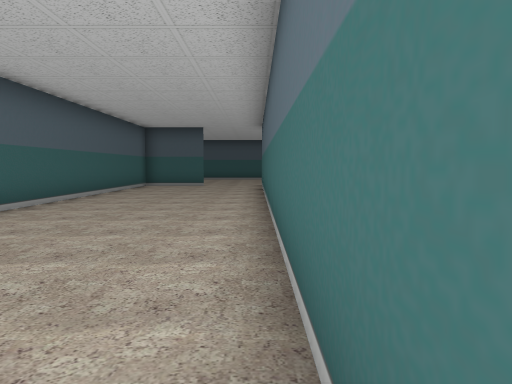
View 1 (above)

16 first-person views from a walk through a Unity game level. The camera is 1.5 m above the floor, tilts 4° down and sees 70° across. Doors are open. The floor is counted in squares, 1.8 m on a side. Each view is taken from the middle of a square. On the plan, view 1 faces up. The plan holds only what a view shows up to about 12 squares ahead; the rest is blank. The place goes on beyond the plan. The player is left out.

View 2
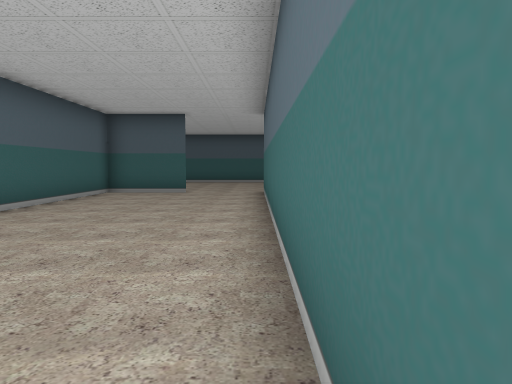

View 3
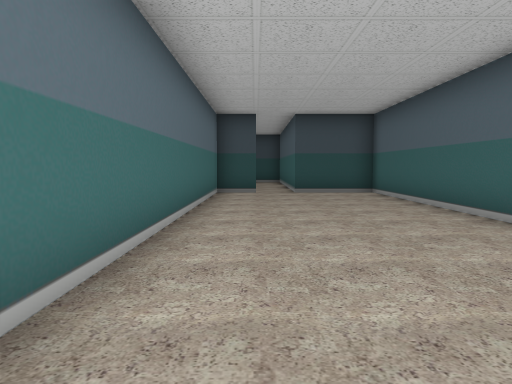

View 4
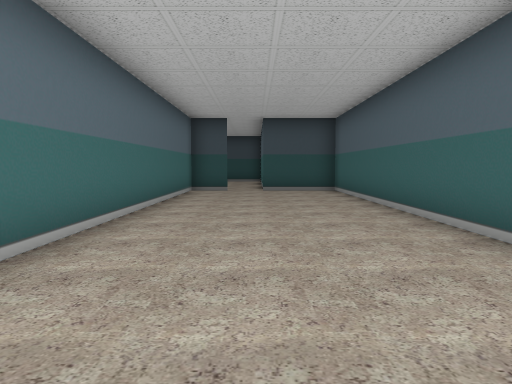

View 5
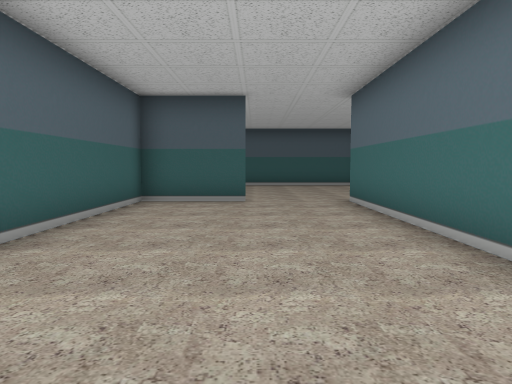

View 6
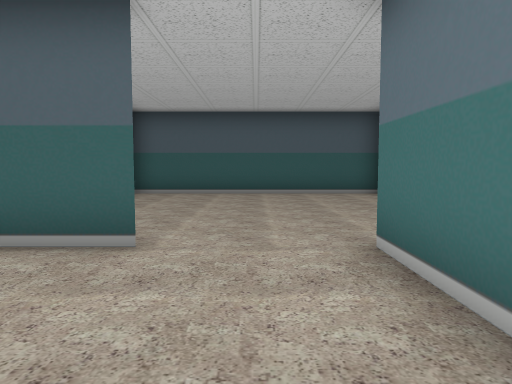

View 7
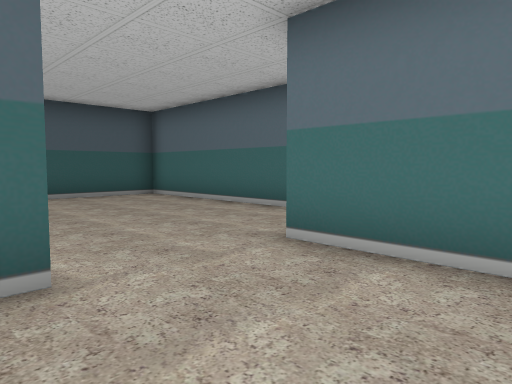

View 8
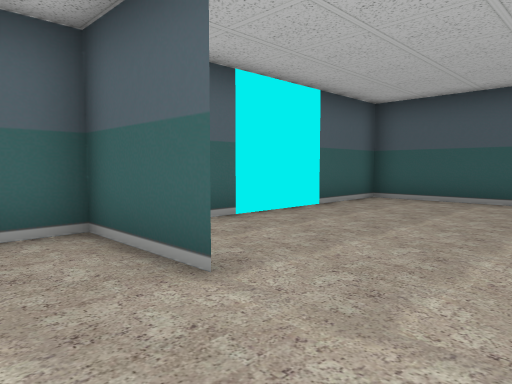

View 9
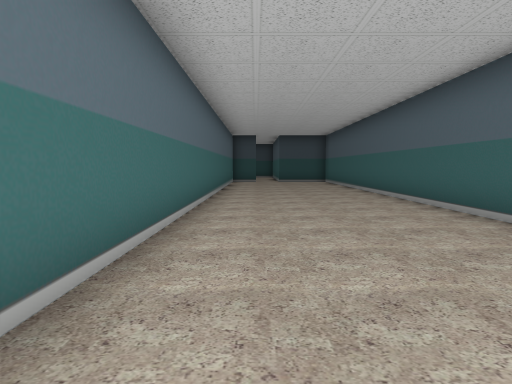

View 10
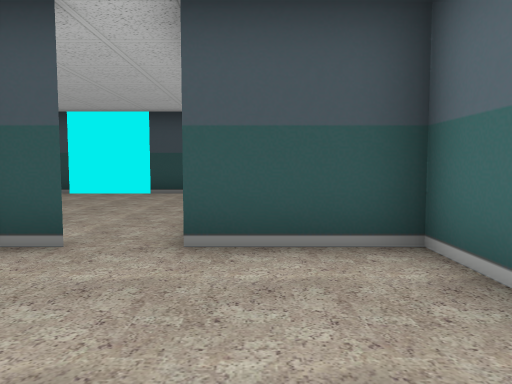

View 11
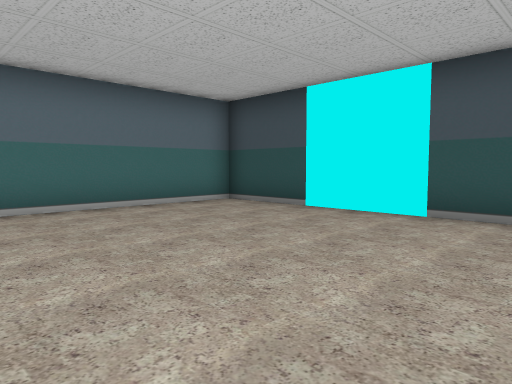

View 12
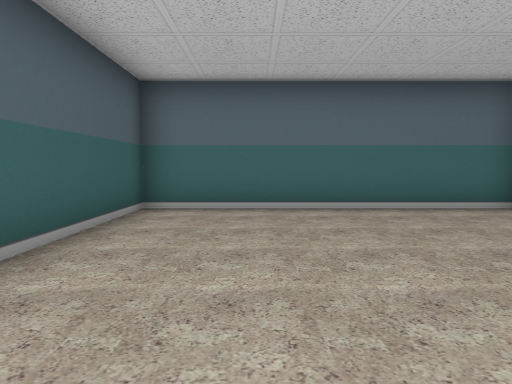

View 13
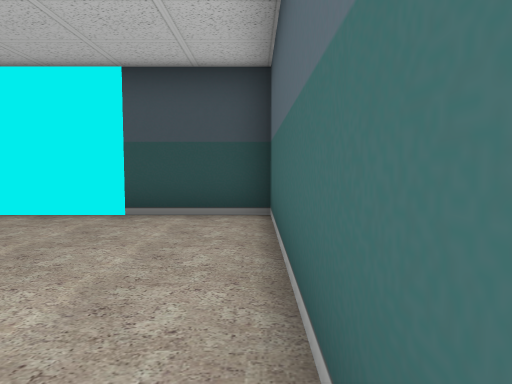

View 14
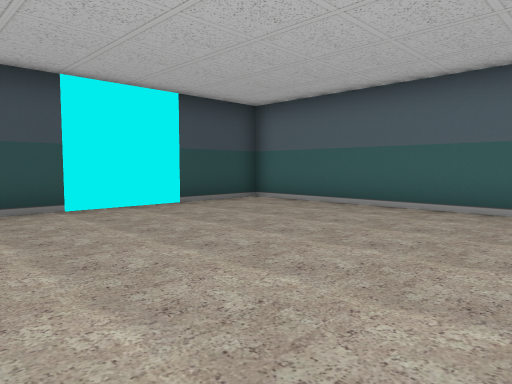

View 15
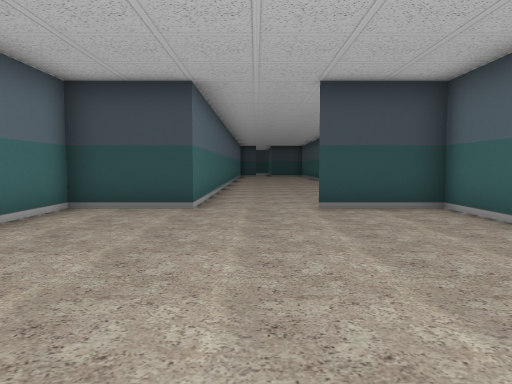

View 16
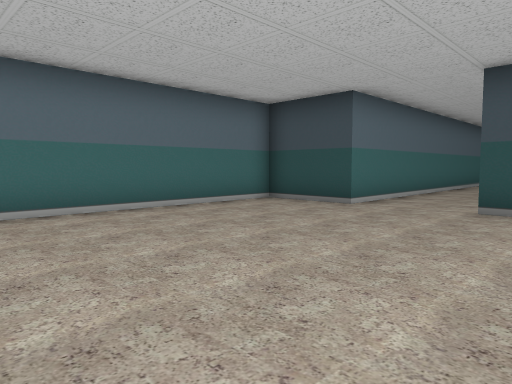

### Floor plan
Points are (right, up) in squares from view 1. A wall is a line through its corners. A room is listed if a view was taken in it or the views show most of it. See-through windows are left out.
Room 1 (views 1, 2, 3, 4, 5, 6, 7, 8, 9, 10)
walls: (-2.1, 15.8) (-4.8, 15.8); (-4.8, 16.1) (-4.8, -6.7) (-2.3, -6.7); (-1.1, -6.7) (0.3, -6.7) (0.3, 15.7)
ways out: open door at (-1.5, -7) to room 2; open door at (-1, 16) to room 3
Room 2 (views 11, 12, 13, 14)
walls: (-2.3, -6.7) (-2.3, -14.2) (5.2, -14.2) (5.2, -6.8) (1.1, -6.8)
ways out: open door at (-1.5, -7) to room 1
Room 3 (views 15, 16)
walls: (0.3, 15.7) (2.7, 15.7) (2.7, 23.3) (-4.8, 23.3) (-4.8, 16.1); (-4.9, 15.7) (-2.2, 15.7)
ways out: open door at (-1, 16) to room 1

Positions as (right, up) in squares from view 1, and headings:
1: (0, 0), facing up
2: (0, 4), facing up
3: (-1, 5), facing down
4: (-2, 6), facing down
5: (-2, 7), facing up
6: (-1, 12), facing up
7: (-3, 13), facing up-right
8: (0, 14), facing up-left
9: (-1, 13), facing down
10: (-3, -3), facing down
11: (-2, -8), facing down-right
12: (-2, -9), facing right
13: (-2, -8), facing down
14: (5, -7), facing down-left
15: (-1, 23), facing down
16: (-4, 23), facing down-right
